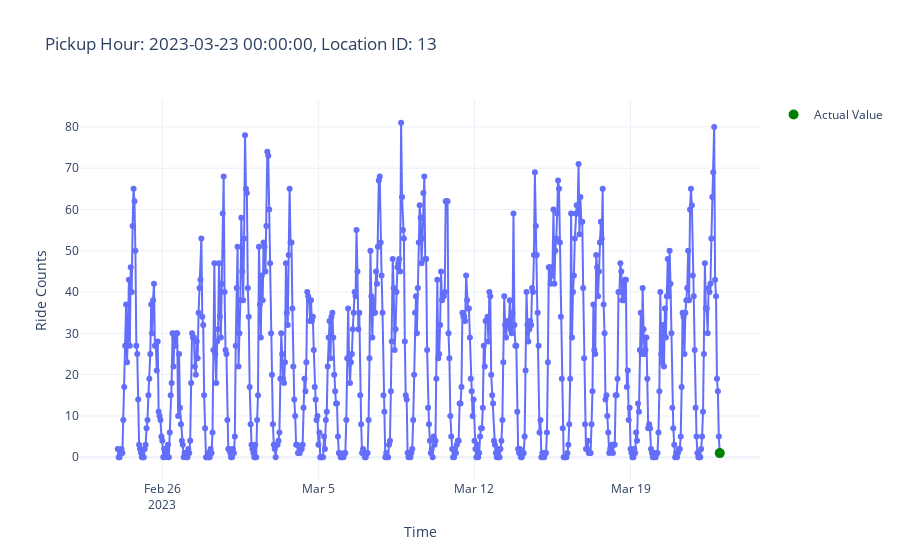

Write notebook code for a chart like this one.
### Code cell
from src.plot_utils import plot_aggregated_time_series

plot_aggregated_time_series(features, targets, row_id=3772)

### Figure 1 — Plotly figure (JSON) as saved in the notebook; plotly's stock layout.template omitted (floating-point values rounded to 4 significant figures; data arrays with more than 128 entries replaced by an {"elided": "..."} marker saying what was removed)
{"data": [{"hovertemplate": "Time=%{x}<br>Ride Counts=%{y}<extra></extra>", "legendgroup": "", "line": {"color": "#636efa", "dash": "solid"}, "marker": {"symbol": "circle"}, "mode": "lines+markers", "name": "", "orientation": "v", "showlegend": false, "type": "scatter", "x": {"elided": "649 str values"}, "xaxis": "x", "y": {"elided": "649 int values"}, "yaxis": "y"}, {"line": {"color": "green"}, "marker": {"size": 10}, "mode": "markers", "name": "Actual Value", "type": "scatter", "x": ["2023-03-23T00:00:00"], "y": [1]}], "layout": {"legend": {"tracegroupgap": 0}, "title": {"text": "Pickup Hour: 2023-03-23 00:00:00, Location ID: 13"}, "xaxis": {"anchor": "y", "domain": [0, 1], "title": {"text": "Time"}}, "yaxis": {"anchor": "x", "domain": [0, 1], "title": {"text": "Ride Counts"}}}}
